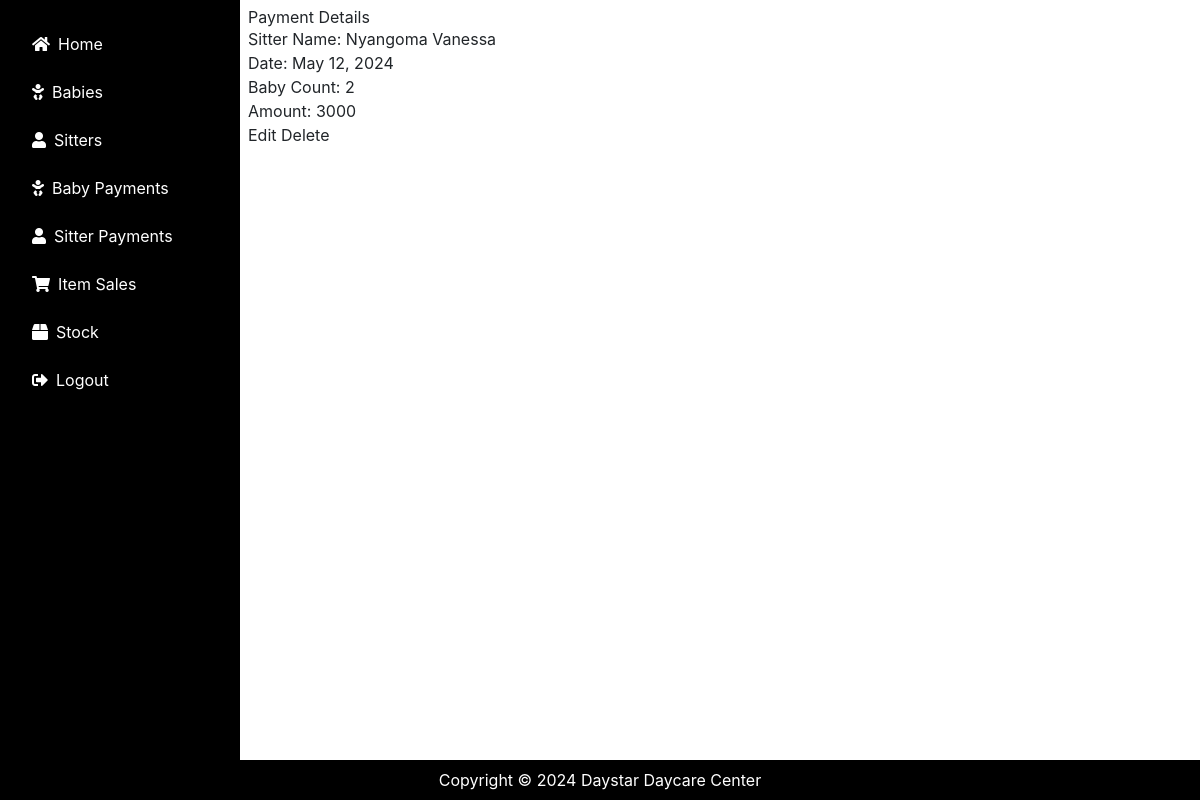
Page /sitterpayments/1/ on the committed database.
### daycare/models.py (models this page shows, shortened)
class Sitterpayment(models.Model):
    s_name = models.ForeignKey(Sitterattendance, on_delete=models.CASCADE)
    date = models.DateField(default=timezone.now)
    baby_count = models.IntegerField(default=0)
    amount = models.IntegerField(default=3000)

class Sitterattendance(models.Model):
    sitter_number = models.CharField(max_length=200,unique=True)
    s_name = models.ForeignKey(Sitter, on_delete=models.CASCADE)
    date = models.DateField(default=timezone.now)
    status = models.CharField(max_length=15, default='on-duty')
    def __str__(self):
        return str(self.s_name)

class Sitter(models.Model):
    s_name = models.CharField(max_length=20)
    location = models.CharField(max_length=20, default='Kabalagala')
    date_of_birth = models.DateField()
    gender = models.CharField(max_length=10, choices=[('M', 'Male'), ('F', 'Female')])
    next_of_kin = models.CharField(max_length=20)
    nin = models.CharField(max_length=20)
    recommender_name = models.CharField(max_length=20)
    religion = models.CharField(max_length=25, blank=True)
    education_level = models.CharField(max_length=255)
    sitter_number = models.CharField(max_length=8,  unique=True,blank=False, null=True)
    contact = models.CharField(max_length=15)
    def __str__(self):
        return self.s_name

### daycare/views.py (the view)
# urls.py: path('sitterpayments/<int:sitterpayment_id>/', views.view_sitterpayment, name='view_sitterpayment'),
def view_sitterpayment(request, sitterpayment_id):
    sitterpayment = get_object_or_404(Sitterpayment, pk=sitterpayment_id)
    return render(request, 'daycare/sitterpayment_detail.html', {'sitterpayment': sitterpayment})

### daycare/templates/daycare/sitterpayment_detail.html (shortened to what this page needs)
{% extends 'daycare/base.html' %}
{% block content %}
<!DOCTYPE html>
<html>
<head>
</head>
<body>
    <h1>Payment Details</h1>
    <p>Sitter Name: {{ sitterpayment.s_name }}</p>
    <p>Date: {{ sitterpayment.date }}</p>
    <p>Baby Count: {{ sitterpayment.baby_count }}</p>
    <p>Amount: {{ sitterpayment.amount }}</p>
    <a href="{% url 'edit_sitterpayment' sitterpayment.id %}">Edit</a>
    <a href="{% url 'delete_sitterpayment' sitterpayment.id %}">Delete</a>
</body>
</html>
{% endblock %}

### rows in the picture
Sitterpayment: s_name "Nyangoma Vanessa", date "May 12, 2024", baby_count "2", amount "3000"
